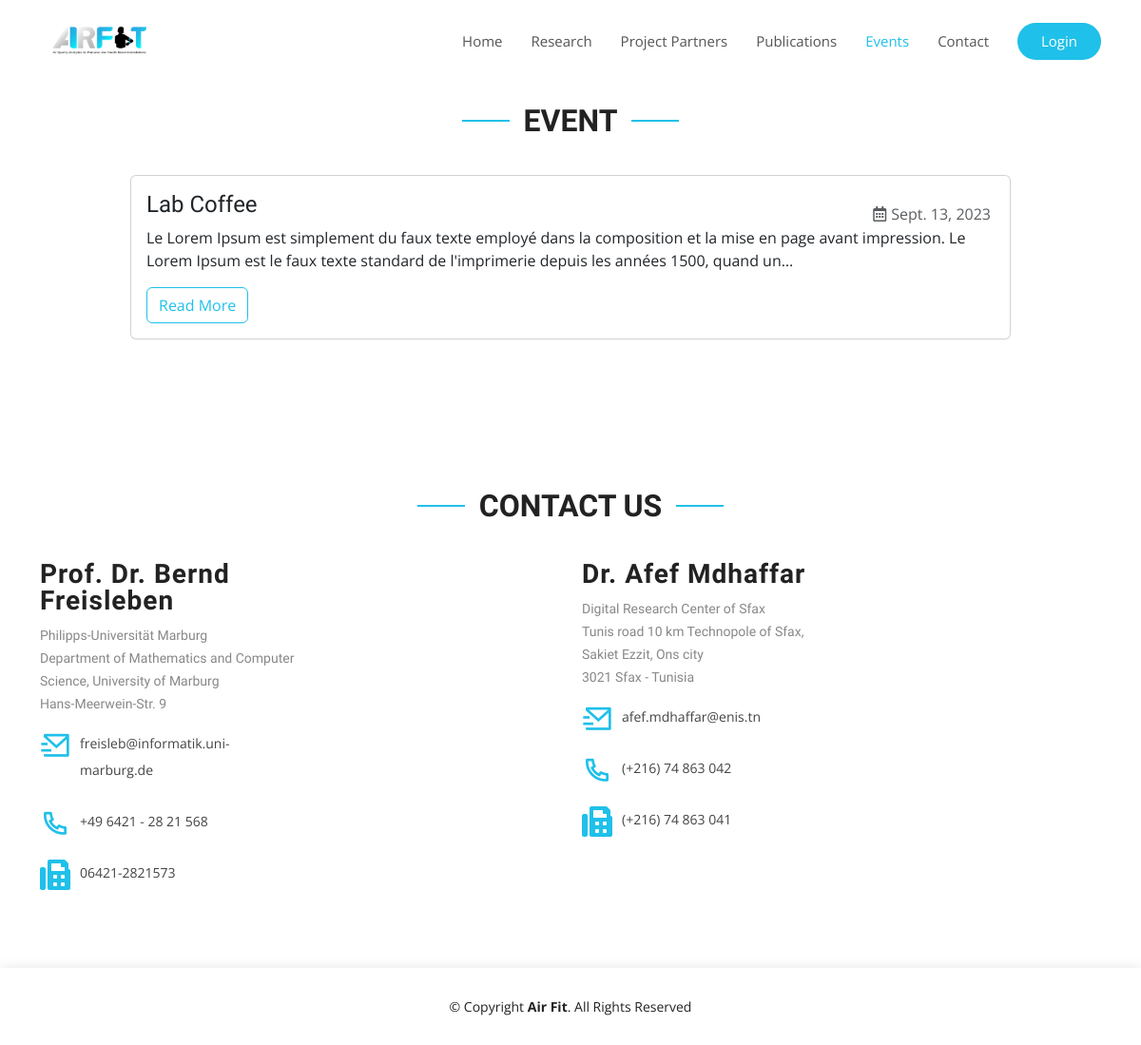
Page /event.html on the committed database.
### events/models.py (models this page shows, shortened)
class Post(models.Model):
    title = models.CharField(max_length=200, unique=True)
    slug = models.SlugField(max_length=200, unique=True)
    author = models.ForeignKey(User, on_delete=models.CASCADE, related_name='blog_posts', null=True, blank=True)
    created_on = models.DateTimeField(auto_now_add=True)
    updated_on = models.DateTimeField(auto_now=True)
    presentation = models.TextField()
    event_date = models.DateField(null=True)
    program_image = models.ImageField(upload_to="event_program_images/", null=True, blank=True)
    status = models.IntegerField(choices=STATUS, default=0)
    class Meta:
        ordering = ['-created_on']

### events/views.py (the view)
# urls.py: path('event.html', views.PostList.as_view(), name='event'),
class PostList(generic.ListView):
  queryset = Post.objects.filter(status=1).order_by('-created_on')
  template_name = 'main/event.html'

### events/templates/main/event.html (shortened to what this page needs)
<!DOCTYPE html>
<html lang="en">
{% load static %}
<head>
  <link href="{% static 'vendor/aos/aos.css' %}" rel="stylesheet">
  <link href="{% static 'vendor/bootstrap/css/bootstrap.min.css' %}" rel="stylesheet">
  <link href="{% static 'vendor/bootstrap-icons/bootstrap-icons.css' %}" rel="stylesheet">
  <link href="{% static 'vendor/boxicons/css/boxicons.min.css' %}" rel="stylesheet">
  <link href="{% static 'vendor/glightbox/css/glightbox.min.css' %}" rel="stylesheet">
  <link href="{% static 'vendor/remixicon/remixicon.css' %}" rel="stylesheet">
  <link href="{% static 'vendor/swiper/swiper-bundle.min.css' %}" rel="stylesheet">
  <link href="{% static 'css/style.css' %}" rel="stylesheet">
  <link rel="stylesheet" href="https://cdnjs.cloudflare.com/ajax/libs/font-awesome/5.15.3/css/all.min.css">
</head>
<body>
  <header id="header" class="fixed-top d-flex align-items-center">
    <div class="container d-flex align-items-center justify-content-between">
      <div class="logo">
        <a href="{% url 'index'%}"><img src="{% static 'img/logo.png'%}" alt="" class="img-fluid"></a>
      </div>
      <nav id="navbar" class="navbar">
        <ul>
          <li><a class="nav-link  " href="{% url 'index'%}#hero">Home</a></li>
          <li><a class="nav-link " href="{% url 'index'%}#objectives">Research</a></li>
          <li><a class="nav-link " href="{% url 'index'%}#partners">Project Partners</a></li>
          <li><a class="nav-link  " href="{% url 'publications'%}">Publications</a></li>
          <li><a class="nav-link  active" href="{% url 'event'%}">Events</a></li>
          <li><a class="nav-link " href="{% url 'event'%}#contact">Contact</a></li>
          {% if user.is_authenticated %}
        <li class="nav-item dropdown">
          <a class="getstarted nav-link dropdown-toggle text-white"  id="navbarDropdownMenuLink" role="button" data-toggle="dropdown" aria-haspopup="true" aria-expanded="false">
            {{ user.username }}
          </a>
          <div class="dropdown-menu mt-2 " aria-labelledby="navbarDropdownMenuLink">
            {% if user.is_superuser %}
            <a class="dropdown-item text-center" href="{% url 'admin' %}" >My space</a>
            {% else %}
            <a class="dropdown-item text-center" href="{% url 'researcher:index' %}">My space</a>
            {% endif %}
            <a class="dropdown-item text-center" href="{% url 'logout' %}">Logout</a>
          </div>
        </li>
        {% else %}
          <li><a class="getstarted scrollto" href="{% url 'login' %}">Login</a></li>
        {% endif %}
        </ul>
      </nav>
    </div>
  </header>
  <main id="main">
    <section id="events" class="events">
      <div class="container">
        <div class="section-title mt-5" data-aos="fade-up">
          <h2>Event</h2>
        </div>
        <div class="row">
          {% for post in post_list %}
          <div class="col-lg-10 mx-auto" data-aos="fade-up">
            <div class="card mb-3">
              <div class="card-body">
                <h4 class="card-title">{{ post.title }}</h4>
                <p class="card-text text-muted" style="position: absolute; top: 28px; right: 20px;">
                  <i class="far fa-calendar-alt calendar-icon" style="margin-right: 5px;"></i>{{ post.event_date }}
                </p>
                <p class="card-text">{{ post.presentation|truncatechars:200 }}</p>
                {% if post.presentation %}
                  <a href="{% url 'event_details' post.id %}" class="btn btn-outline-primary">Read More</a>
                {% endif %}
              </div>
            </div>
          </div>
{% endfor %}
        </div>
      </div>
    </section>
<section id="contact" class="contact">
  <div class="container">
    <div class="section-title" data-aos="fade-up">
      <h2>Contact Us</h2>
    </div>
    <div class="row">
    <div class="col">
      <div class="col-lg-6 col-md-6" data-aos="fade-up" data-aos-delay="100">
        <div class="contact-about">
          <h3 >Prof. Dr. Bernd Freisleben</h3>
          <p>Philipps-Universität Marburg <br>
            Department of Mathematics and Computer Science, University of Marburg <br>Hans-Meerwein-Str. 9</p>
        </div>
      </div>
      <div  class="col-lg-6 col-md-6" data-aos="fade-up" data-aos-delay="200">
        <div class="info">
          <div>
            <i class="ri-mail-send-line"></i>
            <p> freisleb@informatik.uni-marburg.de</p>
          </div>
          <div>
            <i class="ri-phone-line"></i>
            <p>+49 6421 - 28 21 568</p>
          </div>
          <div>
            <i class="fa fa-fax"></i>
            <p>06421-2821573</p>
          </div>
        </div>
      </div>
    </div>
    <div class="col">
      <div class="col-lg-6  col-md-6" data-aos="fade-up" data-aos-delay="100">
        <div class="contact-about">
          <h3 >Dr. Afef Mdhaffar</h3>
          <p>Digital Research Center of Sfax
            <br>Tunis road 10 km Technopole of Sfax, Sakiet Ezzit, Ons city <br>
            3021 Sfax - Tunisia </p>
        </div>
      </div>
      <div  class="col-lg-6 col-md-6" data-aos="fade-up" data-aos-delay="200">
        <div class="info">
          <div>
            <i class="ri-mail-send-line"></i>
            <p>afef.mdhaffar@enis.tn</p>
          </div>
          <div>
            <i class="ri-phone-line"></i>
            <p>(+216) 74 863 042</p>
          </div>
          <div>
            <i class="fa fa-fax"></i>
            <p>(+216) 74 863 041</p>
          </div>
        </div>
      </div>
    </div>
    </div>
  </div>
</section>
  </main>
  <footer id="footer">
    <div class="container">
      <div class="row d-flex align-items-center">
        <div class="col-lg-12 text-lg-left text-center">
          <div class="copyright">
            &copy; Copyright <strong>Air Fit</strong>. All Rights Reserved
          </div>
        </div>
      </div>
    </div>
  </footer>
</body>
</html>

### events/static/css/style.css (style rules this page uses)
.btn.btn-outline-primary { color: #1FC0E9; border-color: #1FC0E9; }
body { font-family: "Open Sans", sans-serif; color: #444444; }
a { color: #1FC0E9; text-decoration: none; }
h1, h2, h3, h4, h5, h6 { font-family: "Raleway", sans-serif; }
#header { z-index: 997; transition: all 0.5s; padding: 22px 0; background: #fff; }
#header .logo img { padding: 0; margin: 0; max-height: 40px; }
.navbar { padding: 0; }
.navbar ul { margin: 0; padding: 0; display: flex; list-style: none; align-items: center; }
.navbar li { position: relative; }
.navbar a, .navbar a:focus { display: flex; align-items: center; justify-content: space-between; padding: 10px 0 10px 30px; font-size: 15px; font-weight: 400; color: #555555; white-space: nowrap; transition: 0.3s; }
.navbar a:hover, .navbar .active, .navbar .active:focus, .navbar li:hover>a { color: #1FC0E9; }
.navbar .getstarted, .navbar .getstarted:focus { background: #1FC0E9; padding: 8px 25px; margin-left: 30px; border-radius: 50px; color: #fff; }
section { padding: 60px 0; overflow: hidden; }
.section-title { text-align: center; padding-bottom: 30px; margin-top: 20px; }
.section-title h2 { font-size: 32px; font-weight: bold; text-transform: uppercase; position: relative; color: #222222; }
.section-title h2::before, .section-title h2::after { content: ""; width: 50px; height: 2px; background: #1FC0E9; display: inline-block; }
.section-title h2::before { margin: 0 15px 10px 0; }
.section-title h2::after { margin: 0 0 10px 15px; }
.contact .contact-about h3 { font-size: 28px; margin: 0 0 10px 0; padding: 0; line-height: 1; font-weight: 700; letter-spacing: 1px; color: #222222; }
.contact .contact-about p { font-size: 14px; line-height: 24px; font-family: "Raleway", sans-serif; color: #888; }
.contact .info { color: #444444; }
.contact .info i { font-size: 32px; color: #1FC0E9; float: left; line-height: 1; }
.contact .info p { padding: 0 0 10px 42px; line-height: 28px; font-size: 14px; }
#footer { background: #fff; box-shadow: 0px 0px 12px 0px rgba(0, 0, 0, 0.1); padding: 30px 0; color: #222222; font-size: 14px; }

### rows in the picture
Post: title "Lab Coffee", event_date "Sept. 13, 2023", presentation "Le Lorem Ipsum est simplement du faux texte employé dans la composition et la mise en page avant impression. Le Lorem Ipsum est le faux texte standard de l'imprimerie depuis les années 1500, quand un…", shows "Read More"
